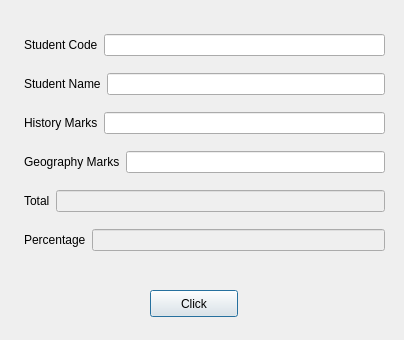
<?xml version="1.0" encoding="UTF-8"?>
<ui version="4.0">
 <class>Dialog</class>
 <widget class="QDialog" name="Dialog">
  <property name="geometry">
   <rect>
    <x>0</x>
    <y>0</y>
    <width>404</width>
    <height>340</height>
   </rect>
  </property>
  <property name="windowTitle">
   <string>Dialog</string>
  </property>
  <widget class="QPushButton" name="ButtonClickMe">
   <property name="geometry">
    <rect>
     <x>150</x>
     <y>290</y>
     <width>88</width>
     <height>27</height>
    </rect>
   </property>
   <property name="text">
    <string>Click</string>
   </property>
  </widget>
  <widget class="QWidget" name="layoutWidget">
   <property name="geometry">
    <rect>
     <x>24</x>
     <y>23</y>
     <width>361</width>
     <height>241</height>
    </rect>
   </property>
   <layout class="QVBoxLayout" name="verticalLayout">
    <item>
     <layout class="QHBoxLayout" name="horizontalLayout">
      <item>
       <widget class="QLabel" name="label">
        <property name="text">
         <string>Student Code</string>
        </property>
       </widget>
      </item>
      <item>
       <widget class="QLineEdit" name="lineEditCode"/>
      </item>
     </layout>
    </item>
    <item>
     <layout class="QHBoxLayout" name="horizontalLayout_2">
      <item>
       <widget class="QLabel" name="label_2">
        <property name="text">
         <string>Student Name</string>
        </property>
       </widget>
      </item>
      <item>
       <widget class="QLineEdit" name="lineEditName"/>
      </item>
     </layout>
    </item>
    <item>
     <layout class="QHBoxLayout" name="horizontalLayout_3">
      <item>
       <widget class="QLabel" name="label_3">
        <property name="text">
         <string>History Marks</string>
        </property>
       </widget>
      </item>
      <item>
       <widget class="QLineEdit" name="lineEditHistory"/>
      </item>
     </layout>
    </item>
    <item>
     <layout class="QHBoxLayout" name="horizontalLayout_4">
      <item>
       <widget class="QLabel" name="label_4">
        <property name="text">
         <string>Geography Marks</string>
        </property>
       </widget>
      </item>
      <item>
       <widget class="QLineEdit" name="lineEditGeographyMarks"/>
      </item>
     </layout>
    </item>
    <item>
     <layout class="QHBoxLayout" name="horizontalLayout_6">
      <item>
       <widget class="QLabel" name="label_6">
        <property name="text">
         <string>Total</string>
        </property>
       </widget>
      </item>
      <item>
       <widget class="QLineEdit" name="lineEditTotal">
        <property name="enabled">
         <bool>false</bool>
        </property>
       </widget>
      </item>
     </layout>
    </item>
    <item>
     <layout class="QHBoxLayout" name="horizontalLayout_5">
      <item>
       <widget class="QLabel" name="label_5">
        <property name="text">
         <string>Percentage</string>
        </property>
       </widget>
      </item>
      <item>
       <widget class="QLineEdit" name="lineEditPercentage">
        <property name="enabled">
         <bool>false</bool>
        </property>
       </widget>
      </item>
     </layout>
    </item>
   </layout>
  </widget>
 </widget>
 <resources/>
 <connections/>
</ui>
